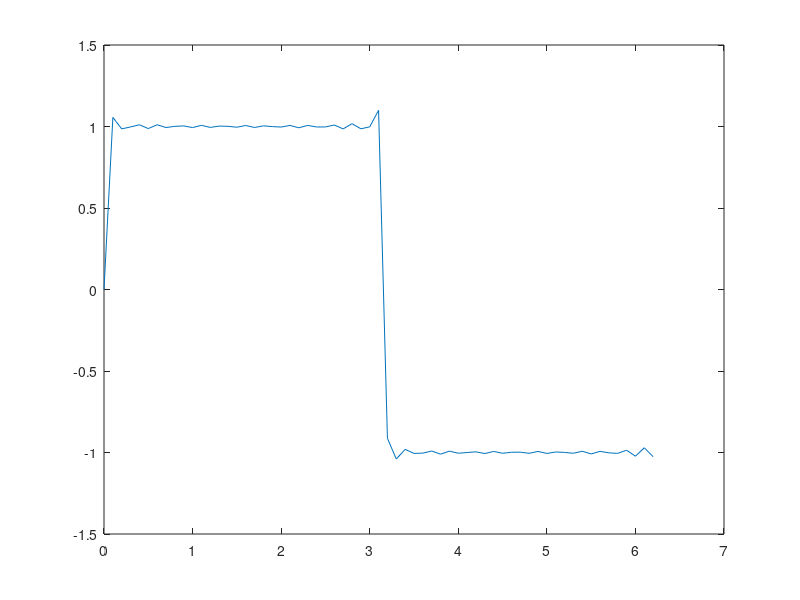
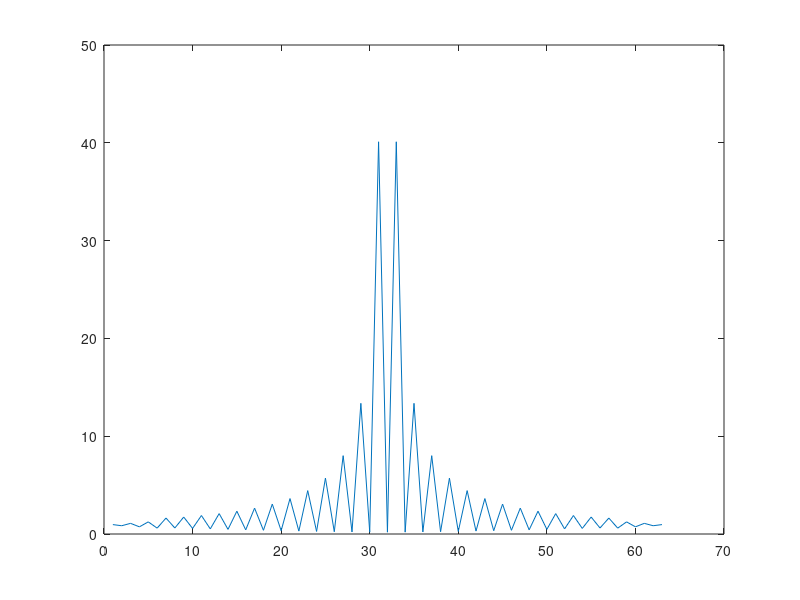

Write the MATLAB code that produced these figures, in order.
close all;
clear all;
clc;
n = 100;
x= 0:0.1:2*pi;
f= zeros(1,length(x));

for i = 1:2:n
  b=(4/(i*pi))*sin(i*pi*x/(pi));
  f=f+b;
  %plot(x,f);
  %hold 'all';
  %waitforbuttonpress();
end

plot(x,f)
figure;
realpart = fft(f);
plot(abs(fftshift(realpart)));
%plot(abs(realpart));


%highpass filtering => low frequency is removed
